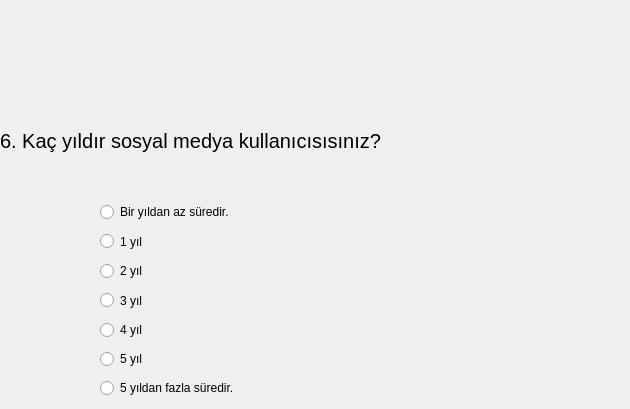
   <widget class="QWidget" name="tab_6">
    <attribute name="title">
     <string>Page</string>
    </attribute>
    <widget class="QLabel" name="label_Q2">
     <property name="geometry">
      <rect>
       <x>0</x>
       <y>100</y>
       <width>621</width>
       <height>81</height>
      </rect>
     </property>
     <property name="font">
      <font>
       <pointsize>15</pointsize>
      </font>
     </property>
     <property name="text">
      <string>6. Kaç yıldır sosyal medya kullanıcısısınız?</string>
     </property>
    </widget>
    <widget class="QRadioButton" name="A1_radioButton_Q2">
     <property name="geometry">
      <rect>
       <x>100</x>
       <y>200</y>
       <width>251</width>
       <height>24</height>
      </rect>
     </property>
     <property name="text">
      <string>Bir yıldan az süredir.</string>
     </property>
    </widget>
    <widget class="QRadioButton" name="A2_radioButton_Q2">
     <property name="geometry">
      <rect>
       <x>100</x>
       <y>229</y>
       <width>53</width>
       <height>25</height>
      </rect>
     </property>
     <property name="text">
      <string>1 yıl</string>
     </property>
    </widget>
    <widget class="QRadioButton" name="A4_radioButton_Q2">
     <property name="geometry">
      <rect>
       <x>100</x>
       <y>288</y>
       <width>53</width>
       <height>25</height>
      </rect>
     </property>
     <property name="text">
      <string>3 yıl</string>
     </property>
    </widget>
    <widget class="QRadioButton" name="A3_radioButton_Q2">
     <property name="geometry">
      <rect>
       <x>100</x>
       <y>259</y>
       <width>251</width>
       <height>24</height>
      </rect>
     </property>
     <property name="text">
      <string>2 yıl</string>
     </property>
    </widget>
    <widget class="QRadioButton" name="A5_radioButton_Q2">
     <property name="geometry">
      <rect>
       <x>100</x>
       <y>318</y>
       <width>251</width>
       <height>24</height>
      </rect>
     </property>
     <property name="text">
      <string>4 yıl</string>
     </property>
    </widget>
    <widget class="QRadioButton" name="A7_radioButton_Q2">
     <property name="geometry">
      <rect>
       <x>100</x>
       <y>376</y>
       <width>251</width>
       <height>24</height>
      </rect>
     </property>
     <property name="text">
      <string>5 yıldan fazla süredir.</string>
     </property>
    </widget>
    <widget class="QRadioButton" name="A6_radioButton_Q2">
     <property name="geometry">
      <rect>
       <x>100</x>
       <y>347</y>
       <width>251</width>
       <height>24</height>
      </rect>
     </property>
     <property name="text">
      <string>5 yıl</string>
     </property>
    </widget>
   </widget>
